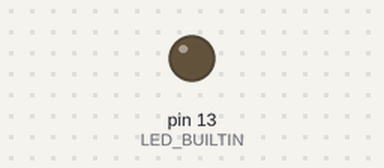
Bench run of a sketch on a simulated Arduino Uno, built with avr-gcc and run on an emulated ATmega328P. On the bench: output pins drawn as LEDs (lit = HIGH).

Above: at 1.6 s.
At 31.55 s:
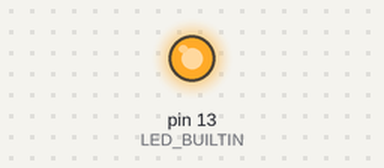
Timing chart, 0 to 33.2 s (numbered marks = the images above):
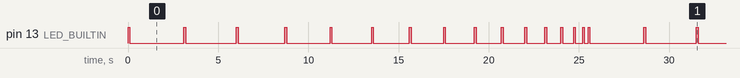

Measured:
- by itself, pin 13 (LED_BUILTIN): moves between LOW and HIGH, repeating every 25.5 s
- by itself, everything shown: repeats every 25.5 s, in 30 steps

The sketch:

ledbuiltin.ino
```cpp
void setup() {
  // put your setup code here, to run once:

  pinMode(LED_BUILTIN, OUTPUT);

}

void loop() {
  // put your main code here, to run repeatedly:

  for (int i = 3000; i > 0; i -= 200)
  {
    digitalWrite(LED_BUILTIN, HIGH);
    delay(100);
    digitalWrite(LED_BUILTIN, LOW);
    delay(i);
  }


}
```
